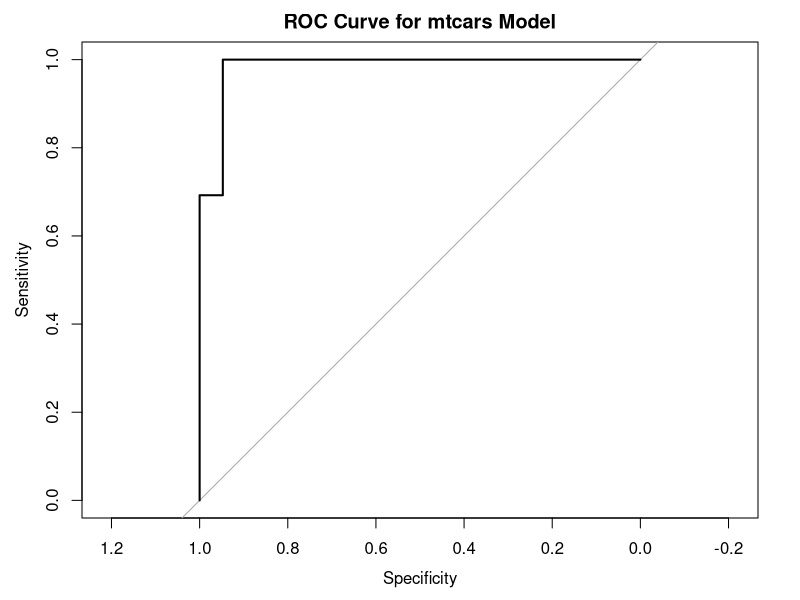

Reproduce this figure in R.
## ---- chunk 1
data31 <- data.frame( 
study_hours = c(2, 3, 5, 7, 8, 10, 11, 13, 15, 16), 
pass = c(0, 0, 0, 1, 1, 1, 1, 1, 1, 1)
) # 0: fail, 1: pass

korelacia <- cor(data31$study_hours, data31$pass, method = "spearman") #lebo jedna premenna binarna
print(paste("Korelacia Spearmena:", round(korelacia, 4)))

## ---- chunk 2
model31 <- glm(pass ~ study_hours, data = data31, family = binomial) #binomial for logit
summary(model31)
## ---- chunk 3
prob <- predict(model31, type="response") #response - S function results (0-1)
pred_class <- ifelse(prob >= 0.5, 1, 0) 

conf_matrix <- table(Actual = data31$pass, Predocted = pred_class)
print(conf_matrix)

accuracy <- sum(diag(conf_matrix)) / sum(conf_matrix)
precision <- conf_matrix[2,2] / sum(conf_matrix[,2])
recall <- conf_matrix[2,2] / sum(conf_matrix[2,])

print(paste("Accuracy:", accuracy))
print(paste("Precision:", round(precision, 4)))
print(paste("Recall:", round(recall, 4)))
## ---- chunk 4
new_student <- data.frame(study_hours = 6)
prob_6h <- predict(model31, new_student, type = "response")

print(paste("Pravdepodobnost uspesneho absolvovania pri 6 hod. :", round(prob_6h, 4)))

result <- ifelse(prob_6h >= 0.5, "Prejde (1)", "Nie prejde (0)")
print(result)

## ---- chunk 5
data32 <- data.frame( 
  age = c(25, 30, 35, 40, 45, 50, 55, 60, 65, 70),
  gender = factor(c("male", "female", "female", "male", "male", "female", "female", "male", "male", "female")),
  income = c(50, 55, 60, 65, 70, 75, 80, 85, 90, 95), 
  ad_click = c(1, 1, 0, 0, 1, 0, 1, 1, 0, 1), 
  purchase = c(0, 0, 1, 1, 0, 1, 0, 1, 1, 0)  
) # 0: no, 1: yes

## ---- chunk 6
cor_age_income <- cor(data32$age, data32$income)
print(paste("Korelacia veku a prijmu:", round(cor_age_income, 4)))
## ---- chunk 7
model32 <- glm(purchase ~ age + gender + income + ad_click, data = data32, family = binomial)
summary(model32)       
## ---- chunk 8
prob32 <- predict(model32, type = "response")
pred_class32 <- ifelse(prob32 >= 0.5, 1, 0)

conf_matrix32 <- table(Actual = data32$purchase, Predicted = pred_class32)
print("Confusion Matrix:")
print(conf_matrix32)

accuracy32 <- sum(diag(conf_matrix32)) / sum(conf_matrix32)
precision32 <- conf_matrix32[2,2] / sum(conf_matrix32[,2])
recall32 <- conf_matrix32[2,2] / sum(conf_matrix32[2,])

cat(" Accuracy:", accuracy32, "\n", 
    "Precision:", round(precision32, 4), "\n", 
    "Recall:", round(recall32, 4))
## ---- chunk 9
model_mtcars <- glm(am ~ hp + wt, data = mtcars, family = binomial)
summary(model_mtcars)
## ---- chunk 10
prob_mtcars <- predict(model_mtcars, type = "response")
pred_mtcars <- ifelse(prob_mtcars >= 0.5, 1, 0)

conf_matrix33 <- table(Actual = mtcars$am, Predicted = pred_mtcars)
print("Confusion Matrix:")
print(conf_matrix32)

accuracy33 <- sum(diag(conf_matrix33)) / sum(conf_matrix33)
precision33 <- conf_matrix33[2,2] / sum(conf_matrix33[,2])
recall33 <- conf_matrix33[2,2] / sum(conf_matrix33[2,])

cat(" Accuracy:", accuracy33, "\n", 
    "Precision:", round(precision33, 4), "\n", 
    "Recall:", round(recall33, 4))

library(pROC)
roc_obj <- roc(mtcars$am, prob_mtcars)
plot(roc_obj, main ="ROC Curve for mtcars Model")
print(paste("AUC:", auc(roc_obj)))
## ---- chunk 11
full_model <- glm(am ~ ., data = mtcars, family = binomial)
best_model <- suppressWarnings(step(full_model, direction = "both", trace = FALSE))
summary(best_model)
## ---- chunk 12
library(pROC)
prob_old <- predict(model_mtcars, type = "response")
auc_old <- auc(roc(mtcars$am, prob_old))

prob_new <- predict(best_model, type = "response")
auc_new <- auc(roc(mtcars$am, prob_new))

print(paste("AUC mojho modelu:", round(auc_old, 4)))
print(paste("AUC modelu po step():", round(auc_new, 4)))
